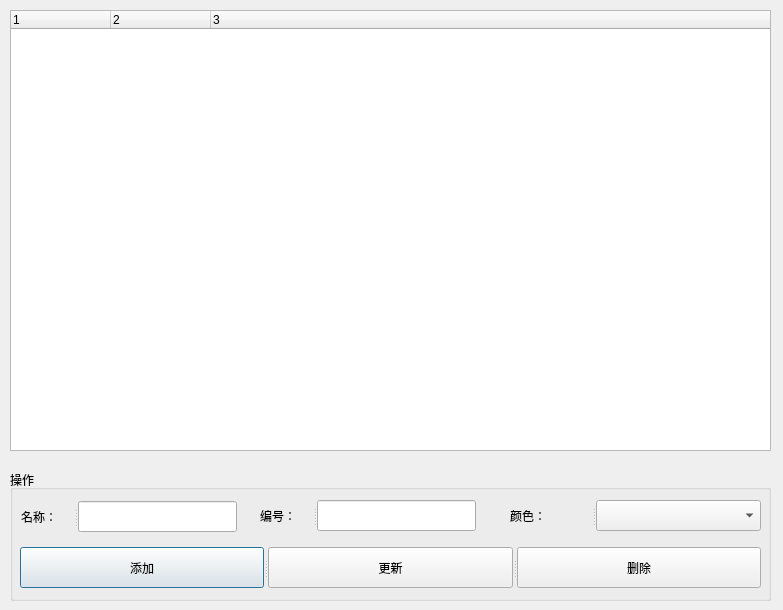
<?xml version="1.0" encoding="UTF-8"?>
<ui version="4.0">
 <class>SettingTypeDialog</class>
 <widget class="QDialog" name="SettingTypeDialog">
  <property name="geometry">
   <rect>
    <x>0</x>
    <y>0</y>
    <width>783</width>
    <height>610</height>
   </rect>
  </property>
  <property name="windowTitle">
   <string>标注类型配置</string>
  </property>
  <widget class="QTreeWidget" name="treeWidget">
   <property name="geometry">
    <rect>
     <x>10</x>
     <y>10</y>
     <width>761</width>
     <height>441</height>
    </rect>
   </property>
   <property name="columnCount">
    <number>3</number>
   </property>
   <column>
    <property name="text">
     <string notr="true">1</string>
    </property>
   </column>
   <column>
    <property name="text">
     <string notr="true">2</string>
    </property>
   </column>
   <column>
    <property name="text">
     <string notr="true">3</string>
    </property>
   </column>
  </widget>
  <widget class="QGroupBox" name="groupBox">
   <property name="geometry">
    <rect>
     <x>10</x>
     <y>470</y>
     <width>761</width>
     <height>131</height>
    </rect>
   </property>
   <property name="title">
    <string>操作</string>
   </property>
   <widget class="QSplitter" name="splitter">
    <property name="geometry">
     <rect>
      <x>11</x>
      <y>31</y>
      <width>216</width>
      <height>31</height>
     </rect>
    </property>
    <property name="orientation">
     <enum>Qt::Horizontal</enum>
    </property>
    <widget class="QLabel" name="label">
     <property name="text">
      <string>名称：</string>
     </property>
    </widget>
    <widget class="QLineEdit" name="lineEditName"/>
   </widget>
   <widget class="QSplitter" name="splitter_2">
    <property name="geometry">
     <rect>
      <x>250</x>
      <y>30</y>
      <width>216</width>
      <height>31</height>
     </rect>
    </property>
    <property name="orientation">
     <enum>Qt::Horizontal</enum>
    </property>
    <widget class="QLabel" name="label_2">
     <property name="text">
      <string>编号：</string>
     </property>
    </widget>
    <widget class="QLineEdit" name="lineEditNo"/>
   </widget>
   <widget class="QSplitter" name="splitter_4">
    <property name="geometry">
     <rect>
      <x>10</x>
      <y>77</y>
      <width>741</width>
      <height>41</height>
     </rect>
    </property>
    <property name="orientation">
     <enum>Qt::Horizontal</enum>
    </property>
    <widget class="QPushButton" name="btnAdd">
     <property name="text">
      <string>添加</string>
     </property>
    </widget>
    <widget class="QPushButton" name="btnUpdate">
     <property name="text">
      <string>更新</string>
     </property>
    </widget>
    <widget class="QPushButton" name="btnDelete">
     <property name="text">
      <string>删除</string>
     </property>
    </widget>
   </widget>
   <widget class="QSplitter" name="splitter_3">
    <property name="geometry">
     <rect>
      <x>500</x>
      <y>30</y>
      <width>251</width>
      <height>31</height>
     </rect>
    </property>
    <property name="orientation">
     <enum>Qt::Horizontal</enum>
    </property>
    <widget class="QLabel" name="label_3">
     <property name="text">
      <string>颜色：</string>
     </property>
    </widget>
    <widget class="QComboBox" name="comboBoxColor"/>
   </widget>
  </widget>
 </widget>
 <resources/>
 <connections/>
</ui>
